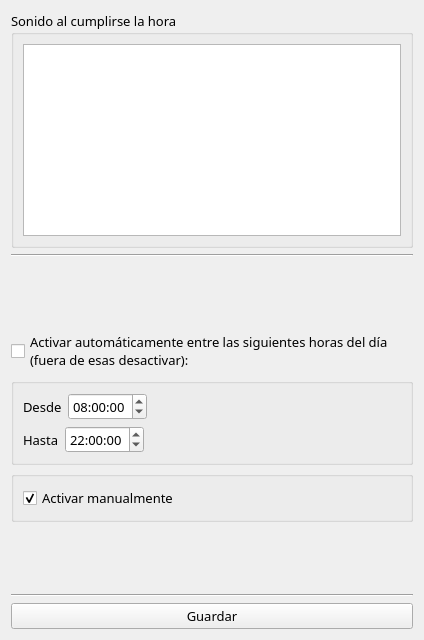
<?xml version="1.0" encoding="UTF-8"?>
<ui version="4.0">
 <class>SettingsWidget</class>
 <widget class="QWidget" name="SettingsWidget">
  <property name="geometry">
   <rect>
    <x>0</x>
    <y>0</y>
    <width>424</width>
    <height>640</height>
   </rect>
  </property>
  <property name="font">
   <font>
    <family>Eras Medium ITC</family>
    <pointsize>10</pointsize>
   </font>
  </property>
  <property name="windowTitle">
   <string>Configuraciones</string>
  </property>
  <layout class="QVBoxLayout" name="verticalLayout">
   <item>
    <widget class="QGroupBox" name="groupBox_3">
     <property name="title">
      <string>Sonido al cumplirse la hora:</string>
     </property>
     <layout class="QVBoxLayout" name="verticalLayout_4">
      <item>
       <widget class="QListView" name="soundsListView"/>
      </item>
     </layout>
    </widget>
   </item>
   <item>
    <widget class="Line" name="line">
     <property name="orientation">
      <enum>Qt::Horizontal</enum>
     </property>
    </widget>
   </item>
   <item>
    <spacer name="verticalSpacer">
     <property name="orientation">
      <enum>Qt::Vertical</enum>
     </property>
     <property name="sizeHint" stdset="0">
      <size>
       <width>20</width>
       <height>36</height>
      </size>
     </property>
    </spacer>
   </item>
   <item>
    <widget class="QCheckBox" name="autoActivateCheckBox">
     <property name="text">
      <string>Activar automáticamente entre las siguientes horas del día 
(fuera de esas desactivar):</string>
     </property>
    </widget>
   </item>
   <item>
    <widget class="QGroupBox" name="groupBox_2">
     <property name="title">
      <string/>
     </property>
     <layout class="QVBoxLayout" name="verticalLayout_3">
      <item>
       <layout class="QHBoxLayout" name="horizontalLayout">
        <item>
         <widget class="QLabel" name="label">
          <property name="text">
           <string>Desde</string>
          </property>
         </widget>
        </item>
        <item>
         <widget class="QTimeEdit" name="from_timeEdit">
          <property name="time">
           <time>
            <hour>8</hour>
            <minute>0</minute>
            <second>0</second>
           </time>
          </property>
         </widget>
        </item>
        <item>
         <spacer name="horizontalSpacer_2">
          <property name="orientation">
           <enum>Qt::Horizontal</enum>
          </property>
          <property name="sizeHint" stdset="0">
           <size>
            <width>40</width>
            <height>20</height>
           </size>
          </property>
         </spacer>
        </item>
       </layout>
      </item>
      <item>
       <layout class="QHBoxLayout" name="horizontalLayout_2">
        <item>
         <widget class="QLabel" name="label_2">
          <property name="text">
           <string>Hasta</string>
          </property>
         </widget>
        </item>
        <item>
         <widget class="QTimeEdit" name="to_timeEdit">
          <property name="time">
           <time>
            <hour>22</hour>
            <minute>0</minute>
            <second>0</second>
           </time>
          </property>
         </widget>
        </item>
        <item>
         <spacer name="horizontalSpacer">
          <property name="orientation">
           <enum>Qt::Horizontal</enum>
          </property>
          <property name="sizeHint" stdset="0">
           <size>
            <width>40</width>
            <height>20</height>
           </size>
          </property>
         </spacer>
        </item>
       </layout>
      </item>
     </layout>
    </widget>
   </item>
   <item>
    <widget class="QGroupBox" name="groupBox">
     <property name="title">
      <string/>
     </property>
     <layout class="QVBoxLayout" name="verticalLayout_2">
      <item>
       <widget class="QCheckBox" name="checkBox">
        <property name="text">
         <string>Activar manualmente</string>
        </property>
        <property name="checked">
         <bool>true</bool>
        </property>
       </widget>
      </item>
     </layout>
    </widget>
   </item>
   <item>
    <spacer name="verticalSpacer_2">
     <property name="orientation">
      <enum>Qt::Vertical</enum>
     </property>
     <property name="sizeHint" stdset="0">
      <size>
       <width>20</width>
       <height>34</height>
      </size>
     </property>
    </spacer>
   </item>
   <item>
    <widget class="Line" name="line_2">
     <property name="orientation">
      <enum>Qt::Horizontal</enum>
     </property>
    </widget>
   </item>
   <item>
    <widget class="QPushButton" name="savePushButton">
     <property name="text">
      <string>Guardar</string>
     </property>
    </widget>
   </item>
  </layout>
 </widget>
 <resources/>
 <connections/>
</ui>
